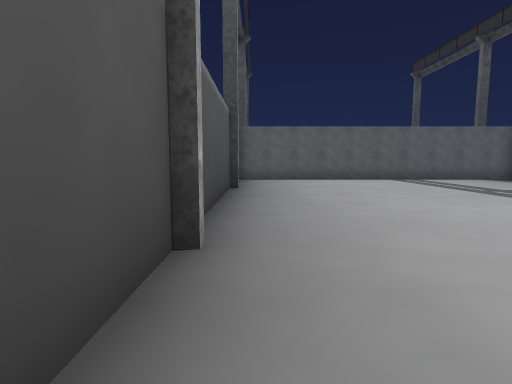
view 1 (above)

20 first-person views from a walk through a 3-D level made in the Unity game engine. The camera is 1.4 m above the floor, tilts 6° down and sees 80° across. The floor is counted in squares, 2 m on a side. Each view is taken from the middle of a square. On the plan, view 1 faces up. The plan holds only what a view shows up to about 10 squares ahead; the rest is blank. The place goes on beyond the plan. Some animated figures are not drawn.

view 2
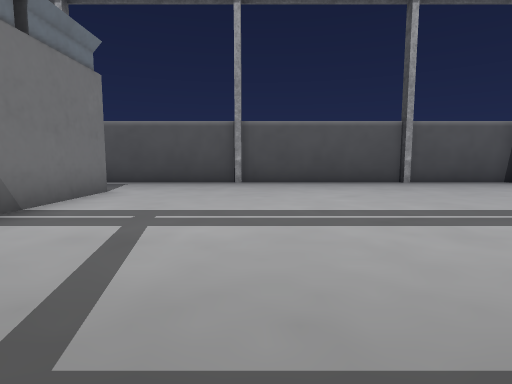

view 3
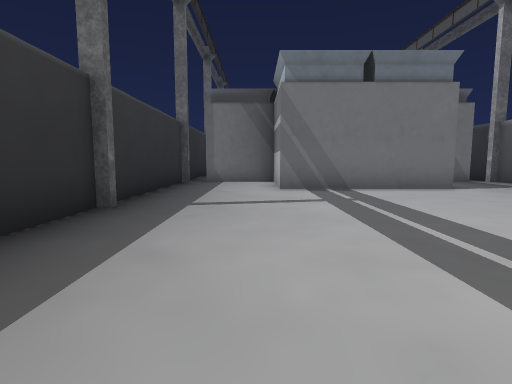

view 4
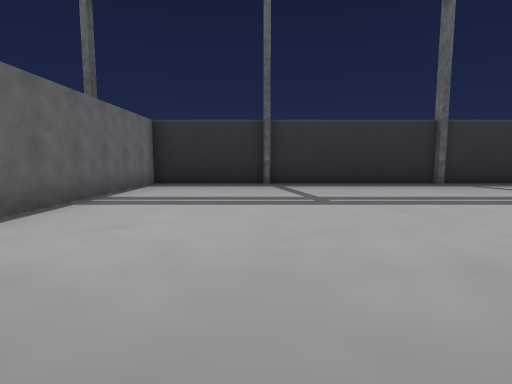

view 5
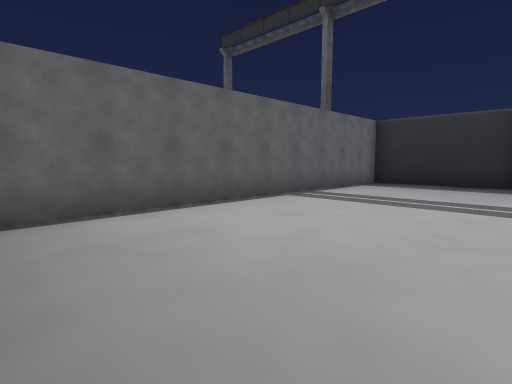

view 6
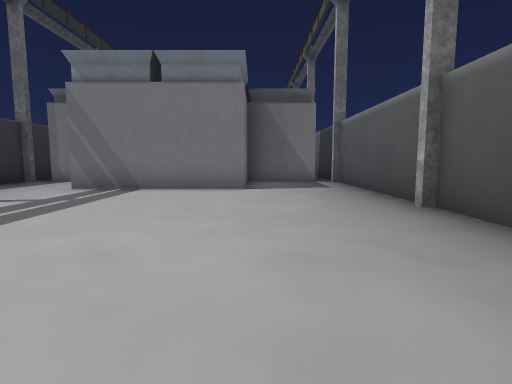

view 7
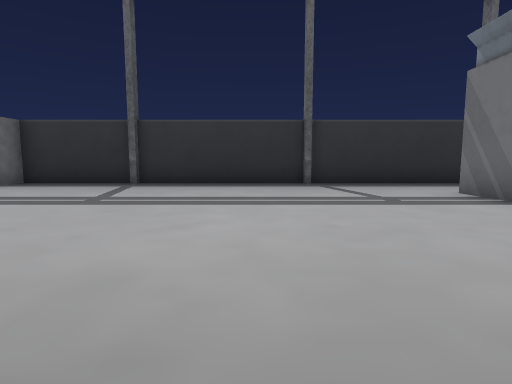

view 8
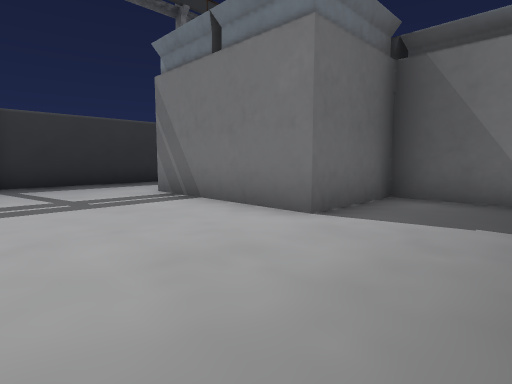

view 9
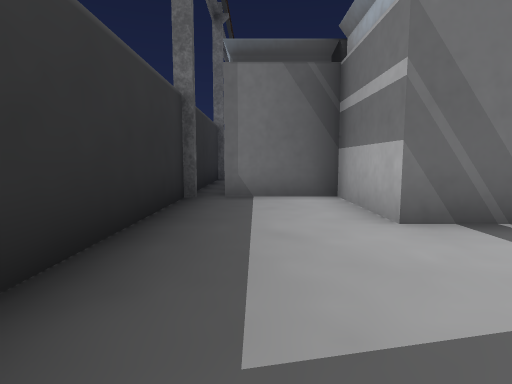

view 10
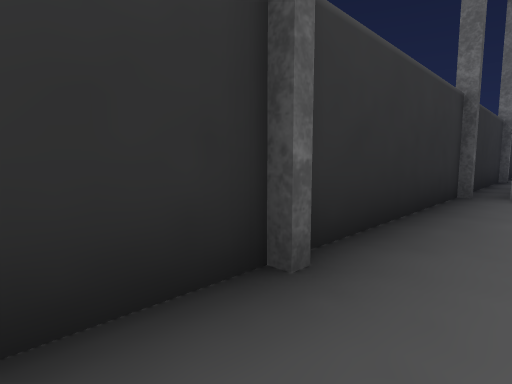

view 11
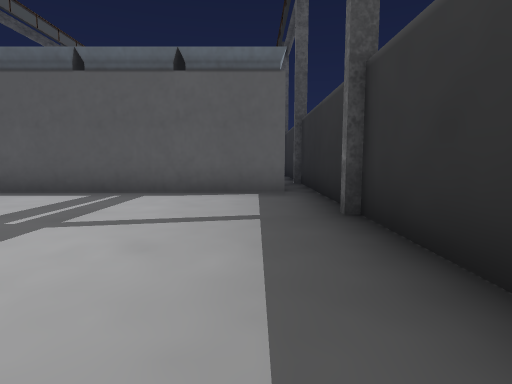

view 12
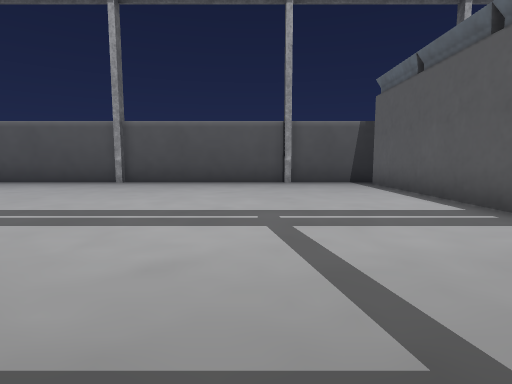

view 13
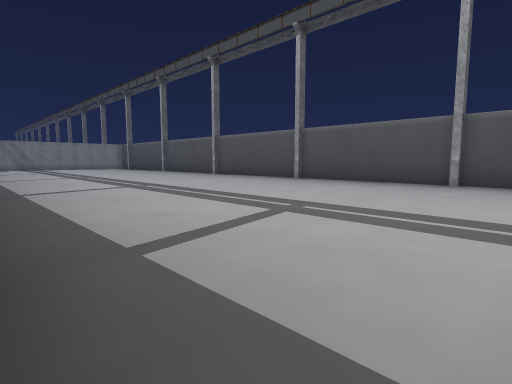

view 14
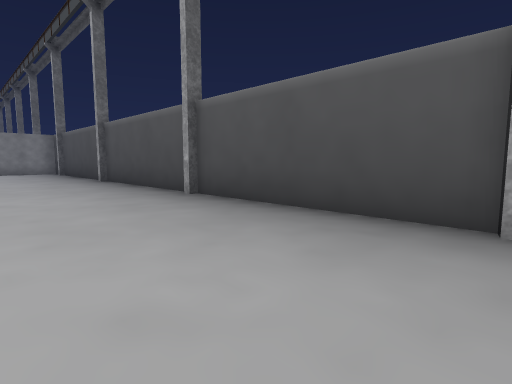

view 15
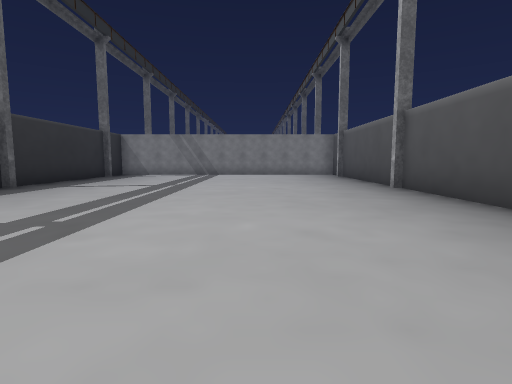

view 16
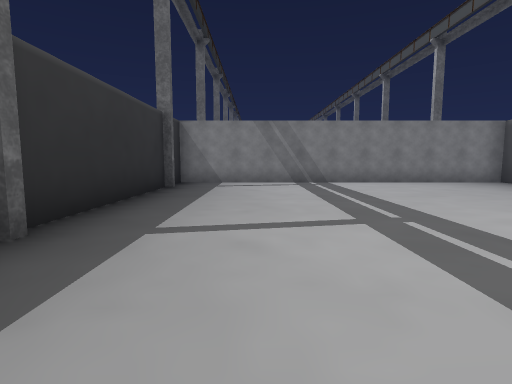

view 17
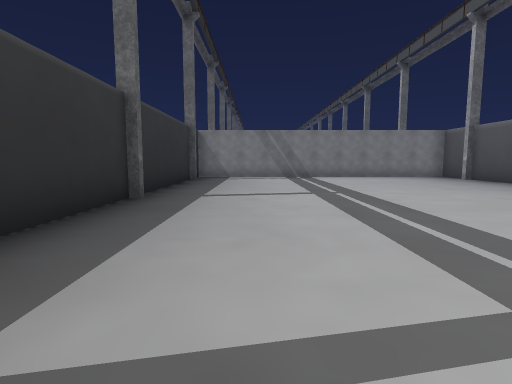

view 18
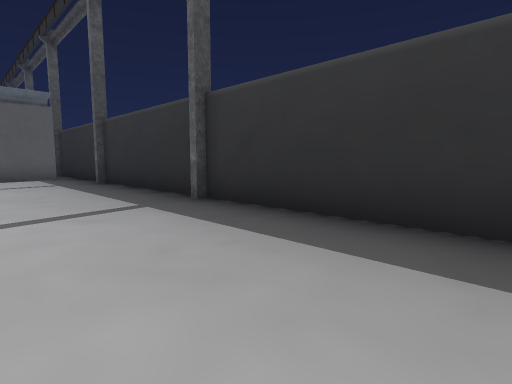

view 19
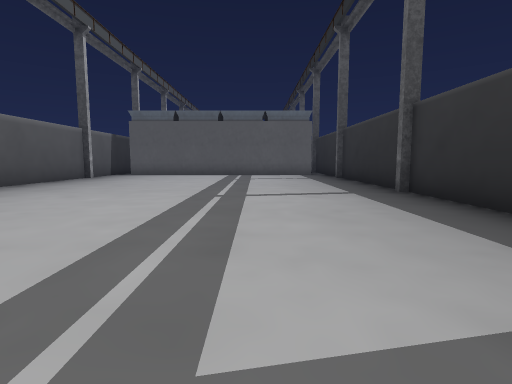

view 20
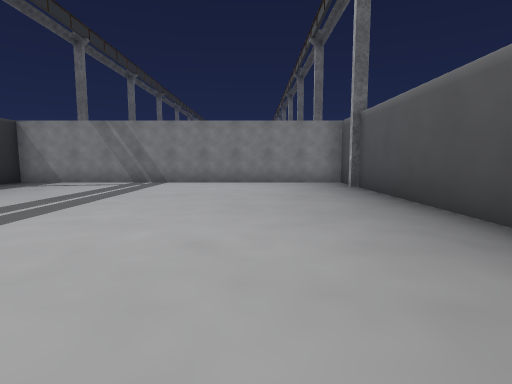

### Floor plan
Points are (right, up) in squares from view 1. A wall is a line through its corners. A room is listed if a view was taken in it or the views show most of it. See-through windows are left out.
Room 1 (views 1, 2, 3, 4, 5, 6, 7, 8, 9, 10)
walls: (9.3, 2.5) (9.3, 7.6); (9.3, 7.7) (9.3, 11.1) (0.2, 11.1); (-0.7, 11.1) (-0.7, -2.8); (0, -2.9) (2.3, -2.9) (2.3, -0.3) (6.4, -0.3) (6.4, -2.9) (8.6, -2.9); (9.3, -2.8) (9.3, 2.4)
ways out: opening at (9, -3) to room 2
Room 2 (views 11, 12, 13, 14, 15, 16, 17, 18, 19, 20)
walls: (9.3, -17.8) (9.3, -13.3); (-0.7, -18.9) (-0.7, -23.6); (9.3, -12.9) (9.3, -3); (9.3, -23.6) (9.3, -20.8); (-0.7, -24) (-0.7, -30.5) (9.3, -30.5) (9.3, -29.8); (9.3, -28.9) (9.3, -24); (8.6, -5.6) (0, -5.6); (-0.7, -5.3) (-0.7, -18.4)
ways out: opening at (9, -3) to room 1

Where each view was taken, in squares from view 1:
view 1: 0 up, 0 right, facing up
view 2: 3 up, 9 right, facing left
view 3: 7 up, 7 right, facing down
view 4: 8 up, 0 right, facing right
view 5: 7 up, 0 right, facing up-right
view 6: 7 up, 2 right, facing down
view 7: 4 up, 0 right, facing right
view 8: 3 up, 0 right, facing down-right
view 9: 3 up, 8 right, facing down
view 10: 4 up, 8 right, facing down-right
view 11: 12 down, 8 right, facing up
view 12: 9 down, 9 right, facing left
view 13: 6 down, 9 right, facing down-left
view 14: 13 down, 3 right, facing down-left
view 15: 16 down, 3 right, facing down
view 16: 21 down, 7 right, facing down
view 17: 18 down, 7 right, facing down
view 18: 18 down, 6 right, facing up-right
view 19: 20 down, 6 right, facing up
view 20: 21 down, 2 right, facing down
